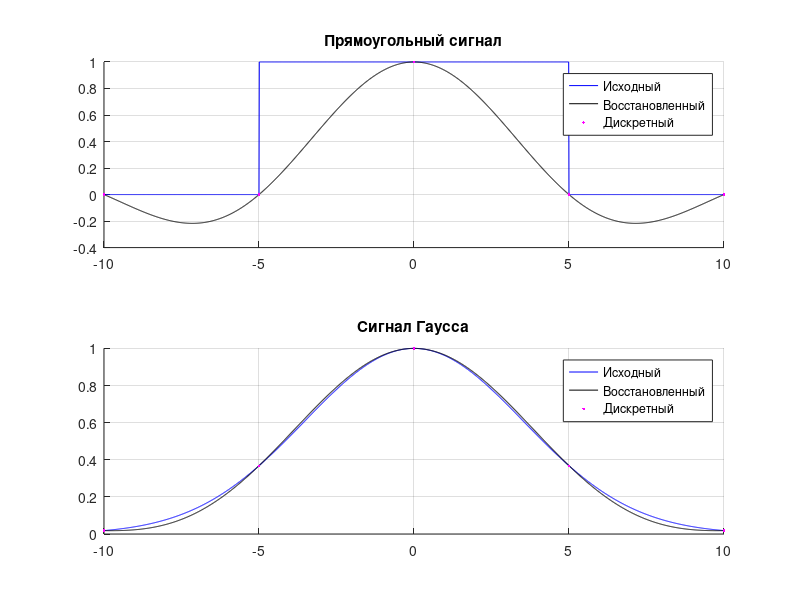

MATLAB code to generate this figure:
function lab01
	% Вводим параметры дискретизации
	n = input('Количество точек: ');
	dt = input('Расстояние между точками: ');
	t_max = dt * (n - 1) / 2;

	% Исходный сигнал
	x = -t_max:0.01:t_max;
	gaussian_reference = gaussian(x);
	rectangular_reference = rectangular(x);

	% Дискретизация
	t = -t_max:dt:t_max;
	gaussian_discrete = gaussian(t);
	rectangular_discrete = rectangular(t);

	% Восстанавиваем сигнал
	gaussian_restored = zeros(1, length(x));
	rectangular_restored = zeros(1, length(x));
	for i = 1:length(x)
		for j = 1:n
			tmp = normsinc((x(i) - t(j)) / dt);
			gaussian_restored(i) = gaussian_restored(i) + gaussian_discrete(j) * tmp;
			rectangular_restored(i) = rectangular_restored(i) + rectangular_discrete(j) * tmp;
		end
	end

	figure;
	subplot(2, 1, 1);
	title('Прямоугольный сигнал');
	hold on;
	grid on;
	plot(x, rectangular_reference, 'b');
	plot(x, rectangular_restored, 'k');
	plot(t, rectangular_discrete, '.m');
	legend('Исходный', 'Восстановленный', 'Дискретный');

	subplot(2, 1, 2);
	title('Сигнал Гаусса');
	hold on;
	grid on;
	plot(x, gaussian_reference, 'b');
	plot(x, gaussian_restored, 'k');
	plot(t, gaussian_discrete, '.m');
	legend('Исходный', 'Восстановленный', 'Дискретный');

	print -dpng plot01.png;
end

function [y] = gaussian(x)
	A = 1;
	sigma = 5;

	y = A * exp(-(x / sigma) .^ 2);
end

function [y] = rectangular(x)
	c = 5;

	y = zeros(size(x));
	y(abs(x) < c) = 1;
end

function [y] = normsinc(x)
	if x ~= 0
		y = sin(pi * x) / (pi * x);
	else
		y = 1;
	end
end

